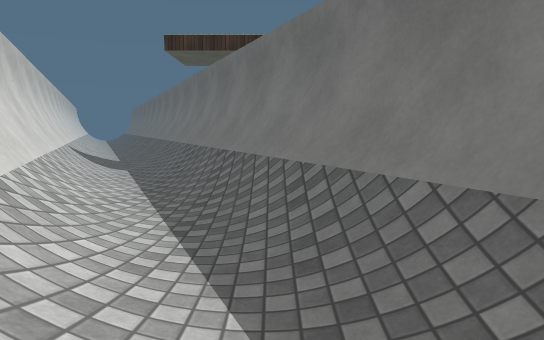
View 1 (above)

12 first-person views from a walk through a scene from a Unity 3-D project. The camera is 1.2 m above the floor, tilts 6° down and sees 70° across. The floor is counted in squares, 1 m on a side. Each view is taken from the middle of a square. On the plan, view 1 faces up. The plan holds only what a view shows up to about 15 squares ahead; the rest is blank. The place goes on beyond the plan. Surface patterns are stand-ins for the level's own textures.

View 2
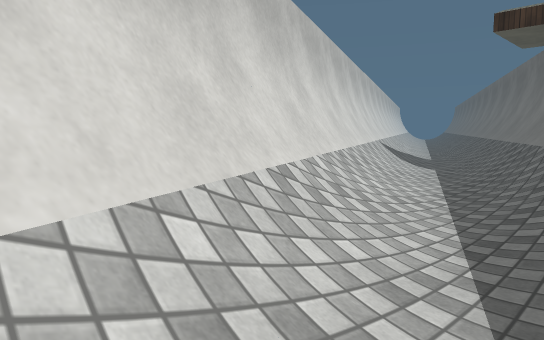

View 3
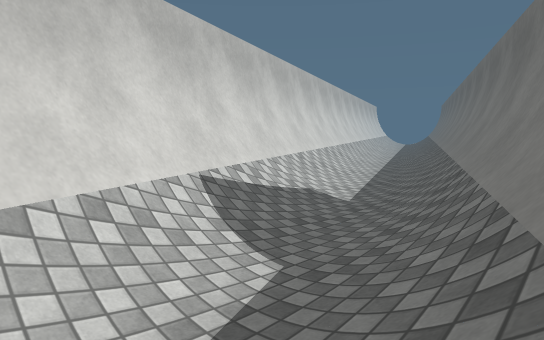

View 4
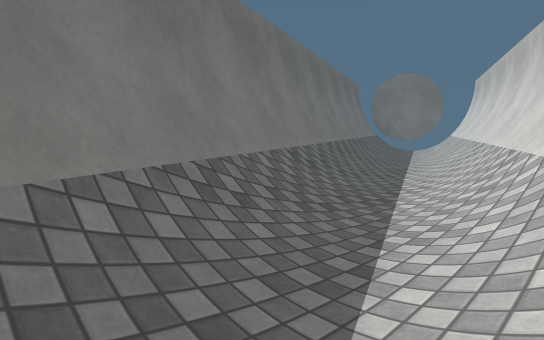

View 5
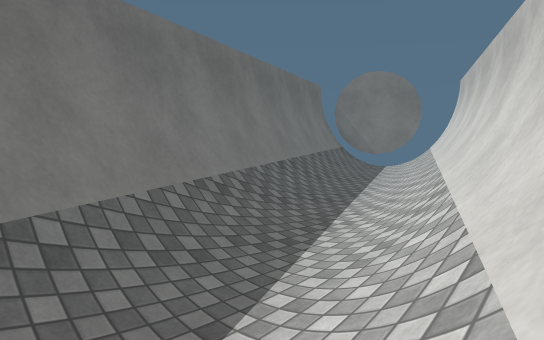

View 6
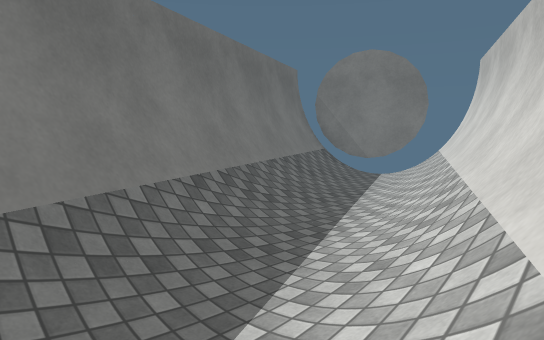

View 7
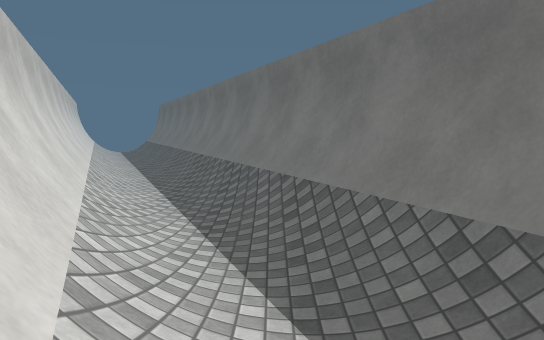

View 8
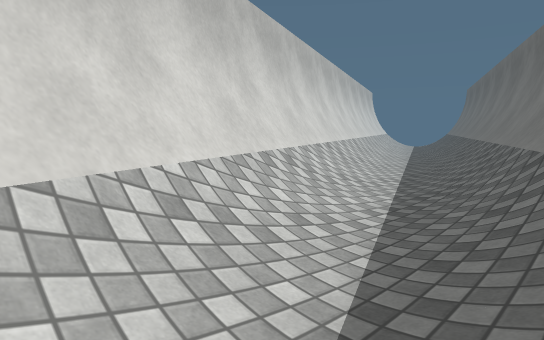

View 9
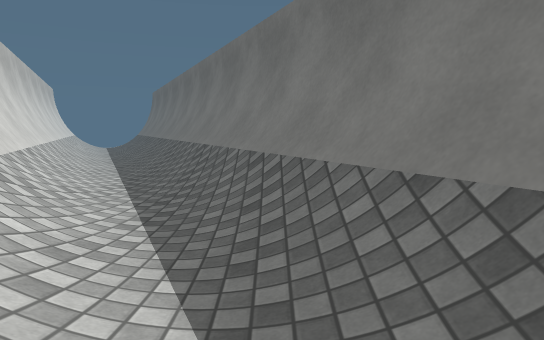

View 10
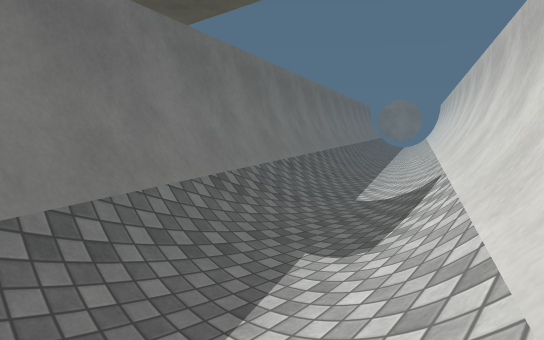

View 11
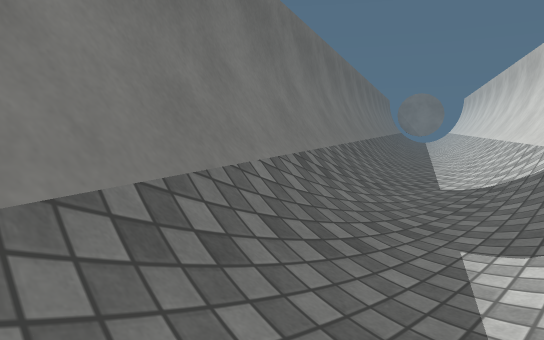

View 12
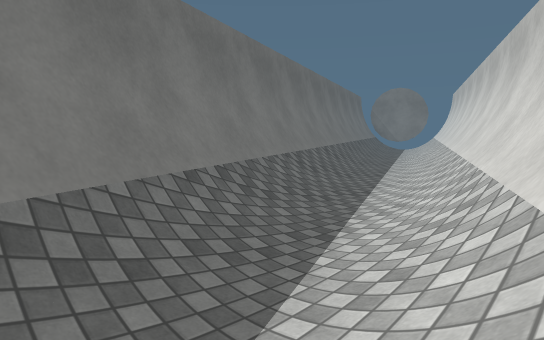

### Floor plan
Key: @ floor where view 1 was taken; # wall or solid block; . main floor; : floor 0.25 m higher than the main floor; / step, stairs or slope; = window, fence, low wall or low ledge; v drop or lower ground; O other object.
Columns run from 17 left of view 1 to 9 right of it. Each row starts with its distance up from view 1.
 35 #/../##
 34 #//./=#
 33 ##/./O##
 32 ##O/./=#
 31  #=/.//##
 30  ##O../##
 29   #=/.//#
 28   ##/../##
 27    #//./=#
 26    ##/../##
 25    ##//./=#
 24     ##/.:O##
 23     ##O/./=#
 22      #=/./O##
 21      ##/:./##
 20       #=/.//#
 19       ##/../##
 18        #=/.//#
 17        ##/../##
 16         #//./=#
 15         ##/..O##
 14         ##O/./=#
 13          #=/./O##
 12          ##O/./=#
 11           #=/.//##
 10           ##/../##
  9            #=/.//#
  8            ##/../##
  7             #//./=#
  6             ##/../##
  5             ##//./=#
  4              ##/./O##
  3              ##//./=#
  2               #=/.//##
  1               ##/../##
  0                #=@.//#
 -1                ##/../##
 -2                 #//./=#
 -3                 ##/../##
 -4                 ##//./=#
 -5                  ##/./O##
 -6                  ##O/./=#
 -7                   #=/./O##
 -8                   ##O:./##
 -9                    #=/.//#
-10                    ##/../##
-11                     #//./=#
-12                     v#/..O#
-13                      #//.##
-14                      v=###

Where each view was taken, in squares from view 1:
view 1: 0 up, 0 right, facing up
view 2: 1 up, 0 right, facing up-left
view 3: 10 up, 2 left, facing up-left
view 4: 8 up, 3 left, facing down-right
view 5: 3 up, 2 left, facing down-right
view 6: 1 down, 0 right, facing down-right
view 7: 16 up, 8 left, facing up
view 8: 21 up, 8 left, facing up-left
view 9: 21 up, 9 left, facing up
view 10: 21 up, 10 left, facing down-right
view 11: 21 up, 8 left, facing down-right
view 12: 13 up, 6 left, facing down-right
